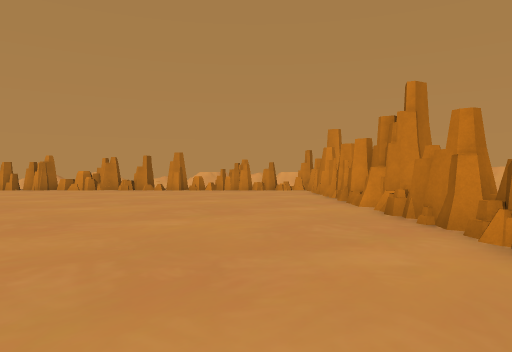
View 1 (above)

24 first-person views from a walk through a 3-D level made in the Unity game engine. The camera is 1.5 m above the floor, looks level and sees 70° across. The floor is counted in squares, 2 m on a side. Each view is taken from the middle of a square. On the plan, view 1 faces up. The plan holds only what a view shows up to about 11 squares ahead; the rest is blank. Some surface patterns are stand-ins.

View 2
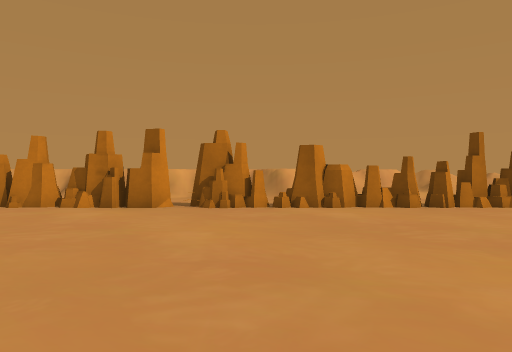

View 3
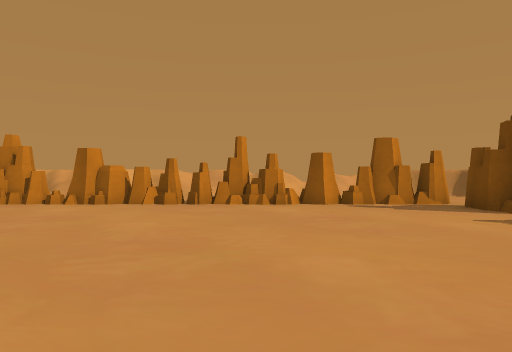

View 4
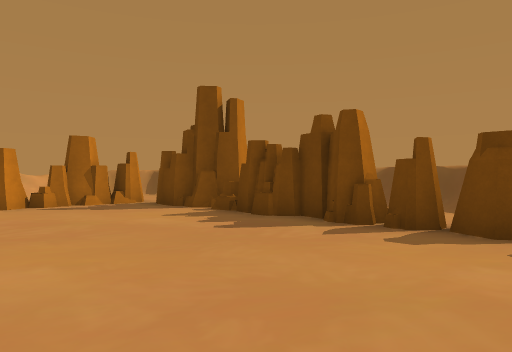

View 5
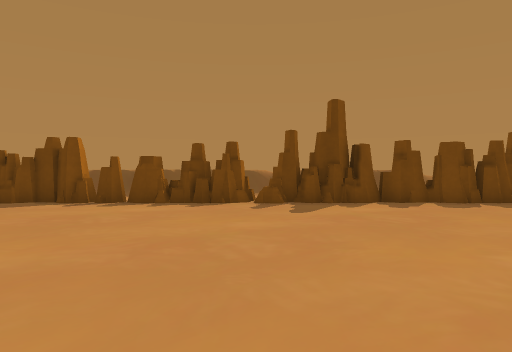

View 6
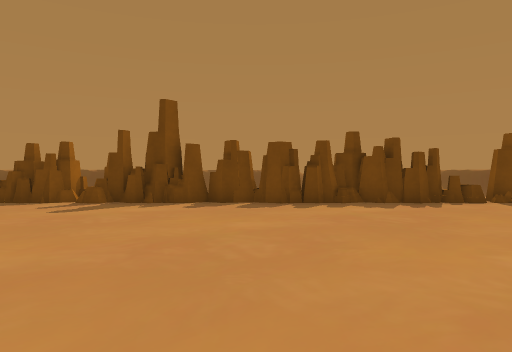

View 7
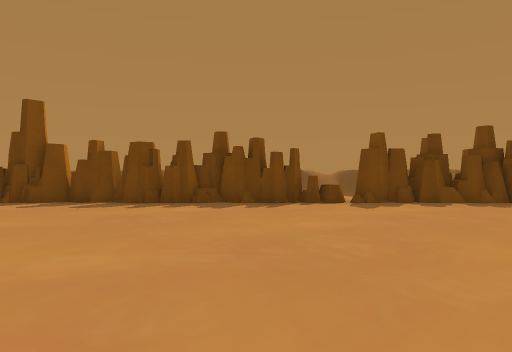

View 8
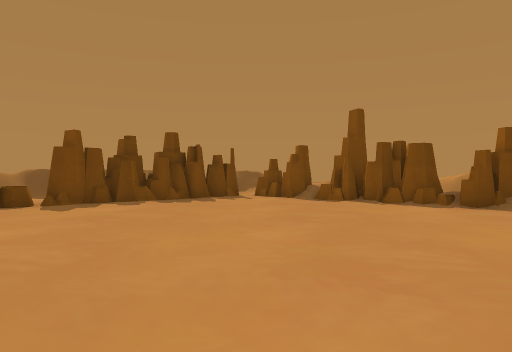

View 9
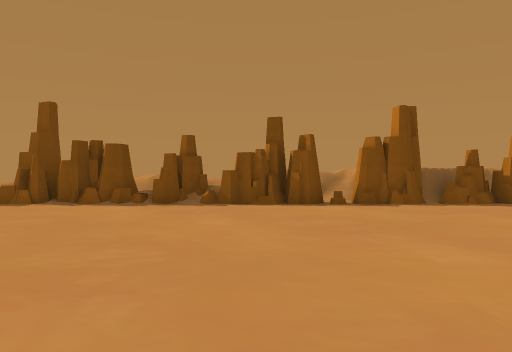

View 10
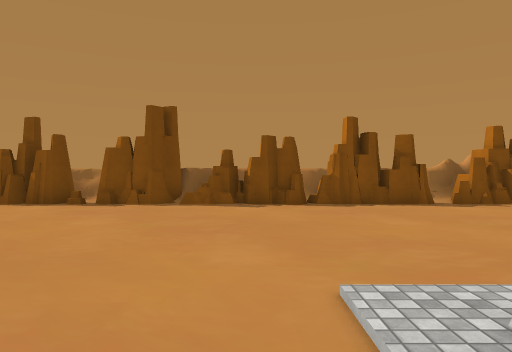

View 11
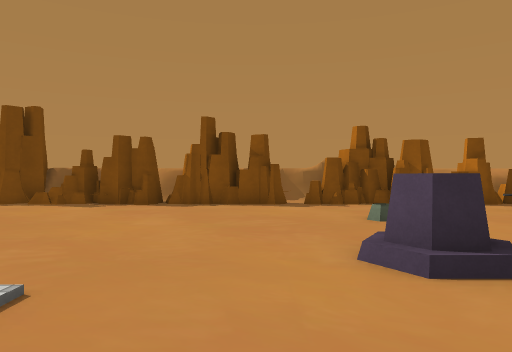

View 12
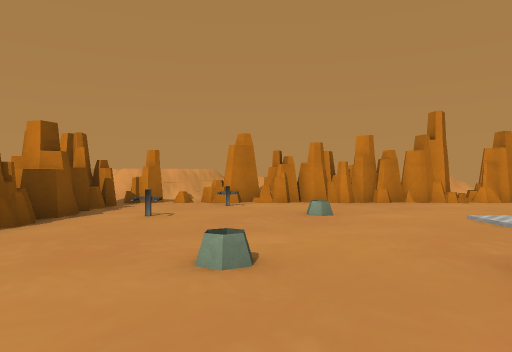

View 13
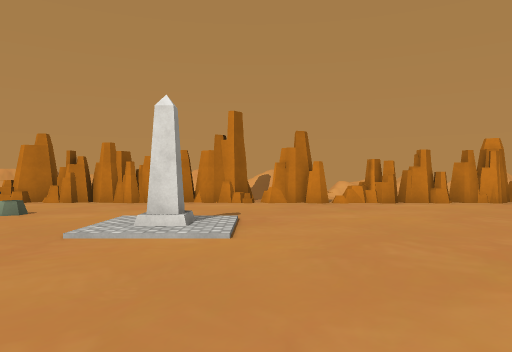

View 14
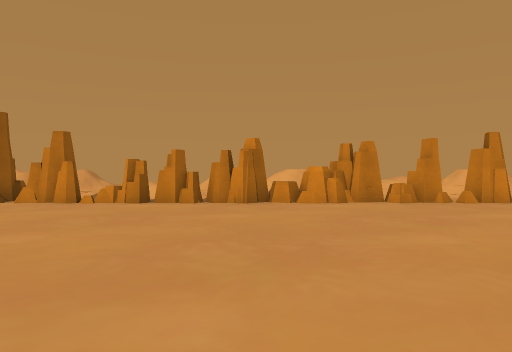

View 15
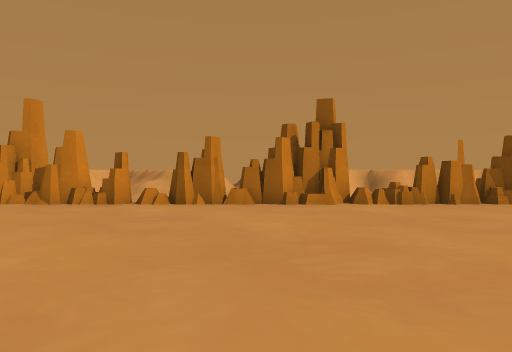

View 16
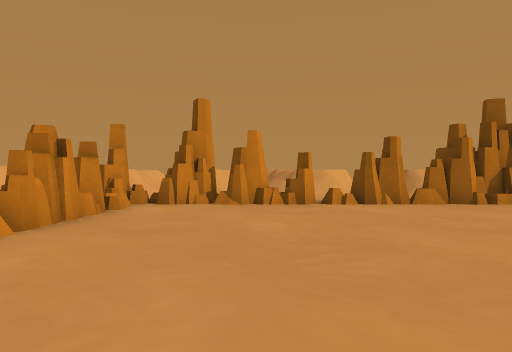

View 17
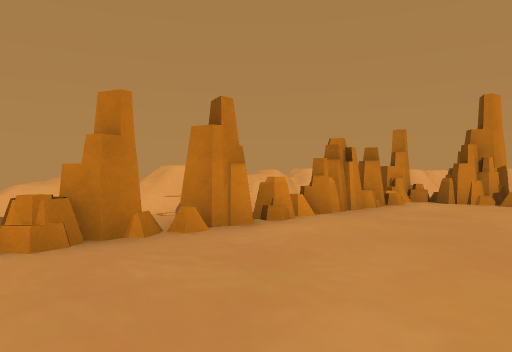

View 18
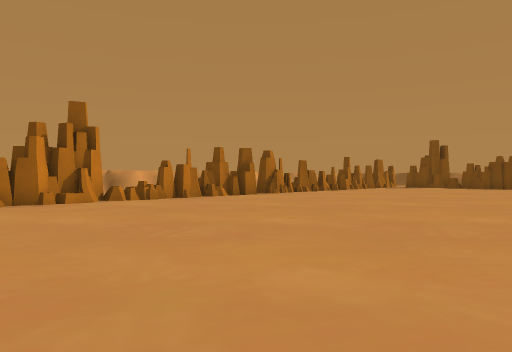

View 19
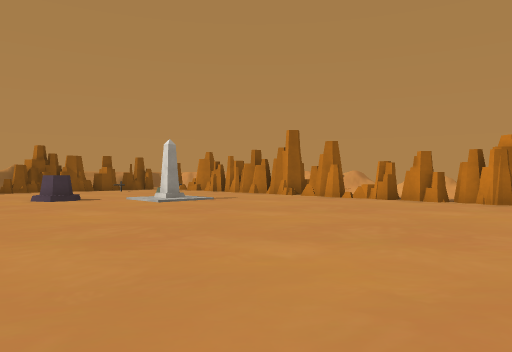

View 20
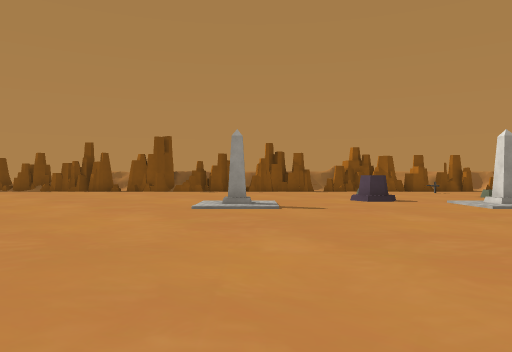

View 21
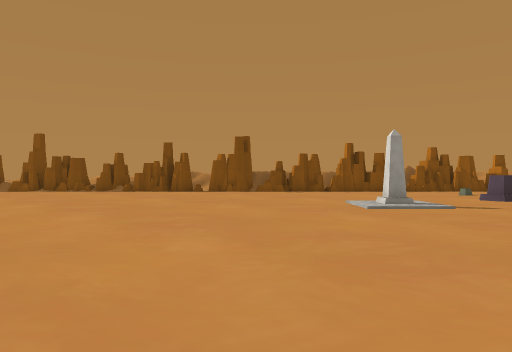

View 22
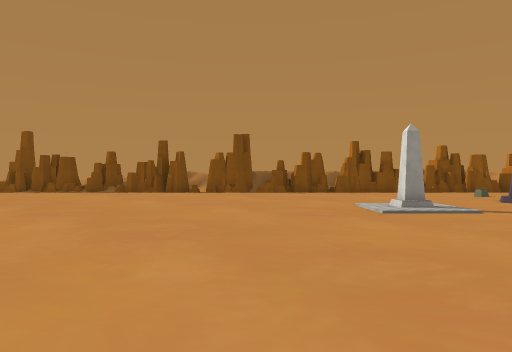

View 23
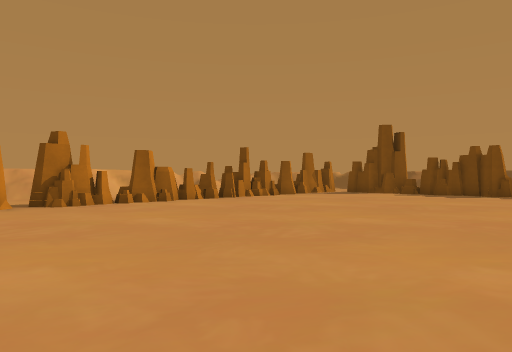

View 24
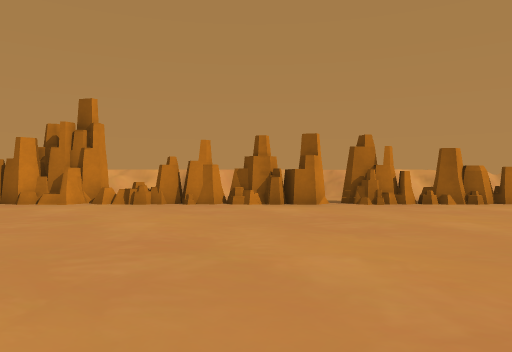

### Floor plan
Key: @ floor where view 1 was taken; # wall or solid block; . floor; = window, fence, low wall or low ledge; R rock; O other object.
Columns run from 29 left of view 1 to 4 right of it. Each row starts with its distance up from view 1.
 21                         ..
 20   R ###RR#R#R#RRR##### R###R#####
 19   RRR...R.OR.#RRR#R...R.R#O..RROR
 18  #..O...........................R
 17 ##..............................R#
 16   .O............................R
 15 RR..............................R
 14  R........O.....................#
 13 ##..............................#
 12 RR......O.......................
 11 . ......O.......................#
 10 RR..............................R
  9  R..................  ..........#
  8 #R........ .......... ..........##
  7  R........O.......    ..........R
  6 RR................    ..........##
  5 ##................    ..........R#
  4 #R..................  ..........R#
  3 ##................     ......... R
  2 ##................    ..........O
  1 #R..............      ..........#
  0 ##.............        ......@..R
 -1   ...........  .    .  .........RR
 -2  R..........           .........R#
 -3 #R..............................R
 -4 =R..............................R
 -5 RR..............................#
 -6  R..............................R
 -7 ##..............................#
 -8  O.............................. R
 -9    .............................RR
-10     ............................RR
-11     .RR.RR.RR#R...O.R#R#RR.RO.R.#
-12    OOR#R## R##RR RR######## R#RR
-13    O

Positions as (right, up) in squares from view 1, and headings:
1: (0, 0), facing up
2: (-6, 0), facing right
3: (-7, -6), facing right
4: (-7, -6), facing down-right
5: (-9, -1), facing down
6: (-14, -1), facing down
7: (-18, -1), facing down
8: (-18, -1), facing down-left
9: (-18, -1), facing left
10: (-18, 6), facing left
11: (-18, 10), facing left
12: (-24, 9), facing up
13: (-18, 9), facing up
14: (-11, 9), facing up
15: (-7, 11), facing right
16: (-7, 16), facing right
17: (-8, 15), facing up-right
18: (-8, 13), facing down-right
19: (-9, 8), facing up-left
20: (-10, 8), facing left
21: (-10, 4), facing left
22: (-11, 4), facing left
23: (-7, 4), facing down-right
24: (-7, 4), facing right
